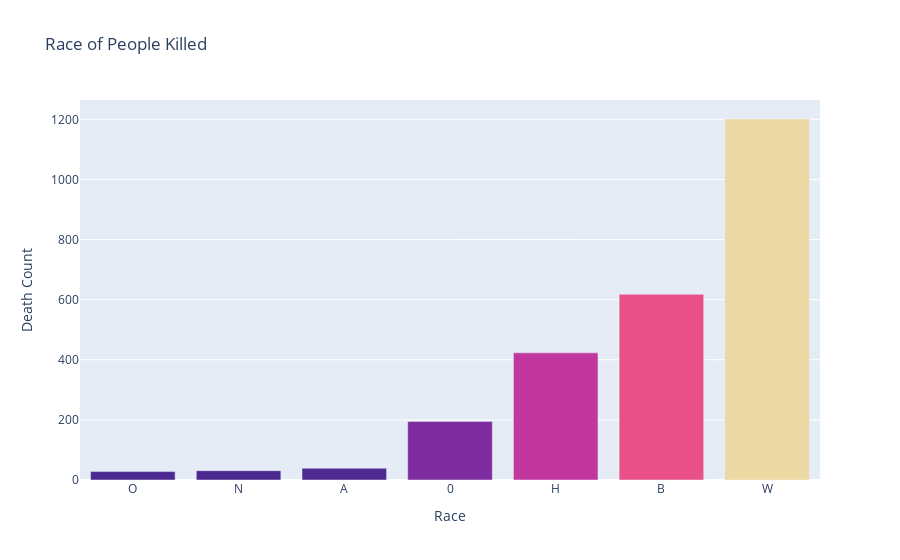

Write notebook code for a chart like this one.
### Markdown cell above
# Race of People Killed

Create a chart that shows the total number of people killed by race.

### Code cell
bar = px.bar(x = killed_by_race.index, y = killed_by_race.name,title='Race of People Killed',color_continuous_scale='Agsunset',hover_name=killed_by_race.name,color=killed_by_race.name)
 
bar.update_layout(xaxis_title='Race',yaxis_title='Death Count',coloraxis_showscale=False)
 
bar.show()

### Figure 1 — Plotly figure (JSON) as saved in the notebook; plotly's stock layout.template omitted (floating-point values rounded to 4 significant figures)
{"data": [{"alignmentgroup": "True", "hovertemplate": "<b>%{hovertext}</b><br><br>x=%{x}<br>y=%{y}<br>color=%{marker.color}<extra></extra>", "hovertext": [28, 31, 39, 195, 423, 618, 1201], "legendgroup": "", "marker": {"color": [28, 31, 39, 195, 423, 618, 1201], "coloraxis": "coloraxis", "pattern": {"shape": ""}}, "name": "", "offsetgroup": "", "orientation": "v", "showlegend": false, "textposition": "auto", "type": "bar", "x": ["O", "N", "A", 0, "H", "B", "W"], "xaxis": "x", "y": [28, 31, 39, 195, 423, 618, 1201], "yaxis": "y"}], "layout": {"barmode": "relative", "coloraxis": {"colorbar": {"title": {"text": "color"}}, "colorscale": [[0, "rgb(75, 41, 145)"], [0.1667, "rgb(135, 44, 162)"], [0.3333, "rgb(192, 54, 157)"], [0.5, "rgb(234, 79, 136)"], [0.6667, "rgb(250, 120, 118)"], [0.8333, "rgb(246, 169, 122)"], [1, "rgb(237, 217, 163)"]], "showscale": false}, "legend": {"tracegroupgap": 0}, "title": {"text": "Race of People Killed"}, "xaxis": {"anchor": "y", "domain": [0, 1], "title": {"text": "Race"}}, "yaxis": {"anchor": "x", "domain": [0, 1], "title": {"text": "Death Count"}}}}
